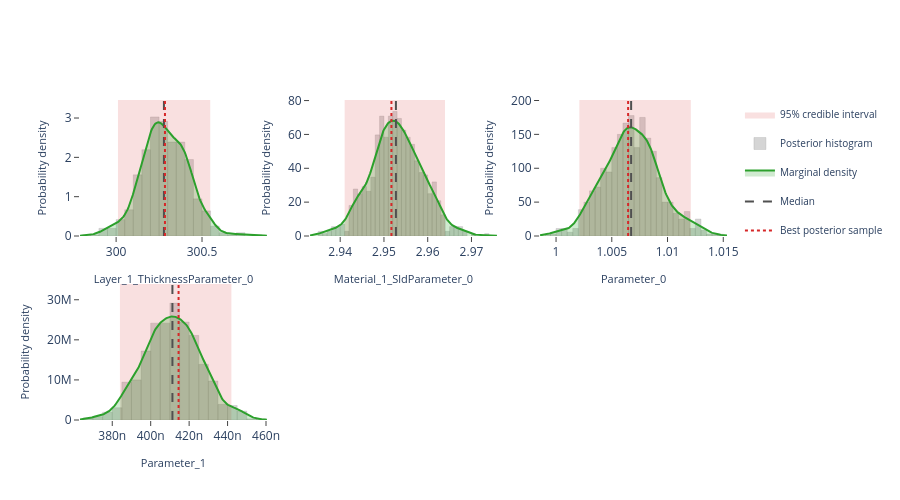

The cell this chart's notebook holds for it:
### Markdown cell above
## Interactive posterior plots

The next three cells render the same Plotly figures that are shown on the
Bayesian Posterior tab of the EasyReflectometryApp:

* **Marginals** — per-parameter distribution: histogram + smooth KDE marginal,
  shaded 95% credible interval, and median / best-sample lines
  (`plot_distribution` or `posterior.distribution()`)
* **Corner plot** — pairwise marginals + 2-D contours + scatter (`plot_corner`)
* **Traces** — per-chain trace + marginal histogram (`plot_trace`)

The standalone helpers are called with ``return_figure=True`` so they return a
Plotly ``Figure`` that we render in the notebook with ``fig.show()``; the
``PosteriorResults`` methods return the figure directly.

### Code cell
# ---- Marginal posterior distributions ---------------------------------------
# One panel per free parameter, each overlaying the posterior histogram, a
# smooth Gaussian-KDE marginal, the shaded 95% credible interval, and the
# median / best-sample reference lines.  Mirrors the "Marginals" sub-tab in
# the EasyReflectometryApp.

# The PosteriorResults method passes ``logp`` through automatically so the
# best posterior sample (MAP) line is drawn:
fig = posterior.distribution()
fig.show()

# Standalone equivalent (pass ``logp`` to get the best-sample line):
# fig = plot_distribution(
#     posterior.draws,
#     posterior.param_names,
#     logp=posterior.logp,
#     return_figure=True,
# )
# fig.show()

### Figure 1 — Plotly figure (JSON) as saved in the notebook; plotly's stock layout.template omitted (floating-point values rounded to 4 significant figures; data arrays with more than 128 entries replaced by an {"elided": "..."} marker saying what was removed)
{"data": [{"fill": "toself", "fillcolor": "rgba(214, 39, 40, 0.14)", "hoverinfo": "skip", "legendgroup": "95% credible interval", "line": {"color": "rgba(214, 39, 40, 0.14)", "width": 0}, "mode": "lines", "name": "95% credible interval", "showlegend": true, "type": "scatter", "x": [300.0, 300.5, 300.5, 300.0, 300.0], "xaxis": "x", "y": [0.0, 0.0, 3.458, 3.458, 0.0], "yaxis": "y"}, {"histnorm": "probability density", "hovertemplate": "sample=%{x:.4f}<br>density: %{y:.2f}<extra></extra>", "legendgroup": "histogram", "marker": {"color": "rgba(120, 120, 120, 0.38)", "line": {"color": "rgba(120, 120, 120, 0.24)", "width": 1}}, "name": "Posterior histogram", "nbinsx": 40, "opacity": 0.82, "showlegend": true, "type": "histogram", "x": {"elided": "720 float values"}, "xaxis": "x", "yaxis": "y"}, {"fill": "tozeroy", "fillcolor": "rgba(44, 160, 44, 0.22)", "hovertemplate": "Layer_1_ThicknessParameter_0: %{x:.4f}<br>density: %{y:.4f}<extra></extra>", "legendgroup": "marginal", "line": {"color": "rgb(44, 160, 44)", "width": 2}, "mode": "lines", "name": "Marginal density", "showlegend": true, "type": "scatter", "x": {"elided": "256 float values"}, "xaxis": "x", "y": {"elided": "256 float values"}, "yaxis": "y"}, {"hovertemplate": "Median: %{x:.4f}<extra></extra>", "legendgroup": "Median", "line": {"color": "rgb(80, 80, 80)", "dash": "dash", "width": 2}, "mode": "lines", "name": "Median", "showlegend": true, "type": "scatter", "x": [300.3, 300.3], "xaxis": "x", "y": [0.0, 3.458], "yaxis": "y"}, {"hovertemplate": "Best posterior sample: %{x:.4f}<extra></extra>", "legendgroup": "Best posterior sample", "line": {"color": "rgb(214, 39, 40)", "dash": "dot", "width": 2}, "mode": "lines", "name": "Best posterior sample", "showlegend": true, "type": "scatter", "x": [300.3, 300.3], "xaxis": "x", "y": [0.0, 3.458], "yaxis": "y"}, {"fill": "toself", "fillcolor": "rgba(214, 39, 40, 0.14)", "hoverinfo": "skip", "legendgroup": "95% credible interval", "line": {"color": "rgba(214, 39, 40, 0.14)", "width": 0}, "mode": "lines", "name": "95% credible interval", "showlegend": false, "type": "scatter", "x": [2.941, 2.964, 2.964, 2.941, 2.941], "xaxis": "x2", "y": [0.0, 0.0, 80.34, 80.34, 0.0], "yaxis": "y2"}, {"histnorm": "probability density", "hovertemplate": "sample=%{x:.4f}<br>density: %{y:.2f}<extra></extra>", "legendgroup": "histogram", "marker": {"color": "rgba(120, 120, 120, 0.38)", "line": {"color": "rgba(120, 120, 120, 0.24)", "width": 1}}, "name": "Posterior histogram", "nbinsx": 40, "opacity": 0.82, "showlegend": false, "type": "histogram", "x": {"elided": "720 float values"}, "xaxis": "x2", "yaxis": "y2"}, {"fill": "tozeroy", "fillcolor": "rgba(44, 160, 44, 0.22)", "hovertemplate": "Material_1_SldParameter_0: %{x:.4f}<br>density: %{y:.4f}<extra></extra>", "legendgroup": "marginal", "line": {"color": "rgb(44, 160, 44)", "width": 2}, "mode": "lines", "name": "Marginal density", "showlegend": false, "type": "scatter", "x": {"elided": "256 float values"}, "xaxis": "x2", "y": {"elided": "256 float values"}, "yaxis": "y2"}, {"hovertemplate": "Median: %{x:.4f}<extra></extra>", "legendgroup": "Median", "line": {"color": "rgb(80, 80, 80)", "dash": "dash", "width": 2}, "mode": "lines", "name": "Median", "showlegend": false, "type": "scatter", "x": [2.953, 2.953], "xaxis": "x2", "y": [0.0, 80.34], "yaxis": "y2"}, {"hovertemplate": "Best posterior sample: %{x:.4f}<extra></extra>", "legendgroup": "Best posterior sample", "line": {"color": "rgb(214, 39, 40)", "dash": "dot", "width": 2}, "mode": "lines", "name": "Best posterior sample", "showlegend": false, "type": "scatter", "x": [2.952, 2.952], "xaxis": "x2", "y": [0.0, 80.34], "yaxis": "y2"}, {"fill": "toself", "fillcolor": "rgba(214, 39, 40, 0.14)", "hoverinfo": "skip", "legendgroup": "95% credible interval", "line": {"color": "rgba(214, 39, 40, 0.14)", "width": 0}, "mode": "lines", "name": "95% credible interval", "showlegend": false, "type": "scatter", "x": [1.002, 1.012, 1.012, 1.002, 1.002], "xaxis": "x3", "y": [0.0, 0.0, 200.7, 200.7, 0.0], "yaxis": "y3"}, {"histnorm": "probability density", "hovertemplate": "sample=%{x:.4f}<br>density: %{y:.2f}<extra></extra>", "legendgroup": "histogram", "marker": {"color": "rgba(120, 120, 120, 0.38)", "line": {"color": "rgba(120, 120, 120, 0.24)", "width": 1}}, "name": "Posterior histogram", "nbinsx": 40, "opacity": 0.82, "showlegend": false, "type": "histogram", "x": {"elided": "720 float values"}, "xaxis": "x3", "yaxis": "y3"}, {"fill": "tozeroy", "fillcolor": "rgba(44, 160, 44, 0.22)", "hovertemplate": "Parameter_0: %{x:.4f}<br>density: %{y:.4f}<extra></extra>", "legendgroup": "marginal", "line": {"color": "rgb(44, 160, 44)", "width": 2}, "mode": "lines", "name": "Marginal density", "showlegend": false, "type": "scatter", "x": {"elided": "256 float values"}, "xaxis": "x3", "y": {"elided": "256 float values"}, "yaxis": "y3"}, {"hovertemplate": "Median: %{x:.4f}<extra></extra>", "legendgroup": "Median", "line": {"color": "rgb(80, 80, 80)", "dash": "dash", "width": 2}, "mode": "lines", "name": "Median", "showlegend": false, "type": "scatter", "x": [1.007, 1.007], "xaxis": "x3", "y": [0.0, 200.7], "yaxis": "y3"}, {"hovertemplate": "Best posterior sample: %{x:.4f}<extra></extra>", "legendgroup": "Best posterior sample", "line": {"color": "rgb(214, 39, 40)", "dash": "dot", "width": 2}, "mode": "lines", "name": "Best posterior sample", "showlegend": false, "type": "scatter", "x": [1.006, 1.006], "xaxis": "x3", "y": [0.0, 200.7], "yaxis": "y3"}, {"fill": "toself", "fillcolor": "rgba(214, 39, 40, 0.14)", "hoverinfo": "skip", "legendgroup": "95% credible interval", "line": {"color": "rgba(214, 39, 40, 0.14)", "width": 0}, "mode": "lines", "name": "95% credible interval", "showlegend": false, "type": "scatter", "x": [3.84e-07, 4.42e-07, 4.42e-07, 3.84e-07, 3.84e-07], "xaxis": "x4", "y": [0.0, 0.0, 33930000.0, 33930000.0, 0.0], "yaxis": "y4"}, {"histnorm": "probability density", "hovertemplate": "sample=%{x:.4f}<br>density: %{y:.2f}<extra></extra>", "legendgroup": "histogram", "marker": {"color": "rgba(120, 120, 120, 0.38)", "line": {"color": "rgba(120, 120, 120, 0.24)", "width": 1}}, "name": "Posterior histogram", "nbinsx": 40, "opacity": 0.82, "showlegend": false, "type": "histogram", "x": {"elided": "720 float values"}, "xaxis": "x4", "yaxis": "y4"}, {"fill": "tozeroy", "fillcolor": "rgba(44, 160, 44, 0.22)", "hovertemplate": "Parameter_1: %{x:.4f}<br>density: %{y:.4f}<extra></extra>", "legendgroup": "marginal", "line": {"color": "rgb(44, 160, 44)", "width": 2}, "mode": "lines", "name": "Marginal density", "showlegend": false, "type": "scatter", "x": {"elided": "256 float values"}, "xaxis": "x4", "y": {"elided": "256 float values"}, "yaxis": "y4"}, {"hovertemplate": "Median: %{x:.4f}<extra></extra>", "legendgroup": "Median", "line": {"color": "rgb(80, 80, 80)", "dash": "dash", "width": 2}, "mode": "lines", "name": "Median", "showlegend": false, "type": "scatter", "x": [4.113e-07, 4.113e-07], "xaxis": "x4", "y": [0.0, 33930000.0], "yaxis": "y4"}, {"hovertemplate": "Best posterior sample: %{x:.4f}<extra></extra>", "legendgroup": "Best posterior sample", "line": {"color": "rgb(214, 39, 40)", "dash": "dot", "width": 2}, "mode": "lines", "name": "Best posterior sample", "showlegend": false, "type": "scatter", "x": [4.145e-07, 4.145e-07], "xaxis": "x4", "y": [0.0, 33930000.0], "yaxis": "y4"}], "layout": {"barmode": "overlay", "height": 500, "legend": {"font": {"size": 10}}, "plot_bgcolor": "white", "showlegend": true, "xaxis": {"anchor": "y", "domain": [0.0, 0.2889], "range": [299.8, 300.9], "showgrid": false, "ticks": "outside", "title": {"font": {"size": 11}, "text": "Layer_1_ThicknessParameter_0"}, "zeroline": false}, "xaxis2": {"anchor": "y2", "domain": [0.3556, 0.6444], "range": [2.933, 2.976], "showgrid": false, "ticks": "outside", "title": {"font": {"size": 11}, "text": "Material_1_SldParameter_0"}, "zeroline": false}, "xaxis3": {"anchor": "y3", "domain": [0.7111, 1.0], "range": [0.9986, 1.015], "showgrid": false, "ticks": "outside", "title": {"font": {"size": 11}, "text": "Parameter_0"}, "zeroline": false}, "xaxis4": {"anchor": "y4", "domain": [0.0, 0.2889], "range": [3.632e-07, 4.605e-07], "showgrid": false, "ticks": "outside", "title": {"font": {"size": 11}, "text": "Parameter_1"}, "zeroline": false}, "xaxis5": {"anchor": "y5", "domain": [0.3556, 0.6444], "showgrid": false, "ticks": "outside", "zeroline": false}, "xaxis6": {"anchor": "y6", "domain": [0.7111, 1.0], "showgrid": false, "ticks": "outside", "zeroline": false}, "yaxis": {"anchor": "x", "domain": [0.575, 1.0], "range": [0.0, 3.458], "showgrid": false, "ticks": "outside", "title": {"font": {"size": 11}, "text": "Probability density"}, "zeroline": false}, "yaxis2": {"anchor": "x2", "domain": [0.575, 1.0], "range": [0.0, 80.34], "showgrid": false, "ticks": "outside", "title": {"font": {"size": 11}, "text": "Probability density"}, "zeroline": false}, "yaxis3": {"anchor": "x3", "domain": [0.575, 1.0], "range": [0.0, 200.7], "showgrid": false, "ticks": "outside", "title": {"font": {"size": 11}, "text": "Probability density"}, "zeroline": false}, "yaxis4": {"anchor": "x4", "domain": [0.0, 0.425], "range": [0.0, 33930000.0], "showgrid": false, "ticks": "outside", "title": {"font": {"size": 11}, "text": "Probability density"}, "zeroline": false}, "yaxis5": {"anchor": "x5", "domain": [0.0, 0.425], "showgrid": false, "ticks": "outside", "zeroline": false}, "yaxis6": {"anchor": "x6", "domain": [0.0, 0.425], "showgrid": false, "ticks": "outside", "zeroline": false}}}
